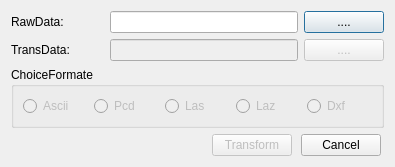
<?xml version="1.0" encoding="UTF-8"?>
<ui version="4.0">
 <class>FormateTransformDialog</class>
 <widget class="QDialog" name="FormateTransformDialog">
  <property name="geometry">
   <rect>
    <x>0</x>
    <y>0</y>
    <width>395</width>
    <height>155</height>
   </rect>
  </property>
  <property name="windowTitle">
   <string>FormateTransform</string>
  </property>
  <layout class="QGridLayout" name="gridLayout_3">
   <item row="0" column="0">
    <widget class="QLabel" name="label">
     <property name="text">
      <string>RawData:</string>
     </property>
    </widget>
   </item>
   <item row="0" column="1" colspan="2">
    <widget class="QLineEdit" name="rawLineEdit"/>
   </item>
   <item row="0" column="3">
    <widget class="QPushButton" name="rawPushButton">
     <property name="enabled">
      <bool>true</bool>
     </property>
     <property name="sizePolicy">
      <sizepolicy hsizetype="Fixed" vsizetype="Fixed">
       <horstretch>0</horstretch>
       <verstretch>0</verstretch>
      </sizepolicy>
     </property>
     <property name="text">
      <string>....</string>
     </property>
    </widget>
   </item>
   <item row="1" column="0">
    <widget class="QLabel" name="label_2">
     <property name="text">
      <string>TransData:</string>
     </property>
    </widget>
   </item>
   <item row="1" column="1" colspan="2">
    <widget class="QLineEdit" name="transLineEdit">
     <property name="enabled">
      <bool>false</bool>
     </property>
    </widget>
   </item>
   <item row="1" column="3">
    <widget class="QPushButton" name="transPushButton">
     <property name="enabled">
      <bool>false</bool>
     </property>
     <property name="sizePolicy">
      <sizepolicy hsizetype="Fixed" vsizetype="Fixed">
       <horstretch>0</horstretch>
       <verstretch>0</verstretch>
      </sizepolicy>
     </property>
     <property name="text">
      <string>....</string>
     </property>
    </widget>
   </item>
   <item row="2" column="0" colspan="4">
    <widget class="QGroupBox" name="groupBox">
     <property name="title">
      <string>ChoiceFormate</string>
     </property>
     <layout class="QGridLayout" name="gridLayout">
      <item row="0" column="0">
       <widget class="QRadioButton" name="asciiRadioButton">
        <property name="enabled">
         <bool>false</bool>
        </property>
        <property name="text">
         <string>Ascii</string>
        </property>
       </widget>
      </item>
      <item row="0" column="1">
       <widget class="QRadioButton" name="pcdRadioButton">
        <property name="enabled">
         <bool>false</bool>
        </property>
        <property name="text">
         <string>Pcd</string>
        </property>
       </widget>
      </item>
      <item row="0" column="2">
       <widget class="QRadioButton" name="lasRadioButton">
        <property name="enabled">
         <bool>false</bool>
        </property>
        <property name="text">
         <string>Las</string>
        </property>
       </widget>
      </item>
      <item row="0" column="3">
       <widget class="QRadioButton" name="lazRadioButton">
        <property name="enabled">
         <bool>false</bool>
        </property>
        <property name="text">
         <string>Laz</string>
        </property>
       </widget>
      </item>
      <item row="0" column="4">
       <widget class="QRadioButton" name="dxfRadioButton">
        <property name="enabled">
         <bool>false</bool>
        </property>
        <property name="text">
         <string>Dxf</string>
        </property>
       </widget>
      </item>
     </layout>
    </widget>
   </item>
   <item row="3" column="0" colspan="2">
    <spacer name="horizontalSpacer">
     <property name="orientation">
      <enum>Qt::Horizontal</enum>
     </property>
     <property name="sizeHint" stdset="0">
      <size>
       <width>192</width>
       <height>20</height>
      </size>
     </property>
    </spacer>
   </item>
   <item row="3" column="2" colspan="2">
    <layout class="QGridLayout" name="gridLayout_2">
     <item row="0" column="0">
      <widget class="QPushButton" name="transformPushButton">
       <property name="enabled">
        <bool>false</bool>
       </property>
       <property name="sizePolicy">
        <sizepolicy hsizetype="Fixed" vsizetype="Fixed">
         <horstretch>0</horstretch>
         <verstretch>0</verstretch>
        </sizepolicy>
       </property>
       <property name="text">
        <string>Transform</string>
       </property>
      </widget>
     </item>
     <item row="0" column="1">
      <widget class="QPushButton" name="cancelPushButton">
       <property name="sizePolicy">
        <sizepolicy hsizetype="Fixed" vsizetype="Fixed">
         <horstretch>0</horstretch>
         <verstretch>0</verstretch>
        </sizepolicy>
       </property>
       <property name="text">
        <string>Cancel</string>
       </property>
      </widget>
     </item>
    </layout>
   </item>
  </layout>
 </widget>
 <resources/>
 <connections>
  <connection>
   <sender>cancelPushButton</sender>
   <signal>clicked()</signal>
   <receiver>FormateTransformDialog</receiver>
   <slot>reject()</slot>
   <hints>
    <hint type="sourcelabel">
     <x>378</x>
     <y>144</y>
    </hint>
    <hint type="destinationlabel">
     <x>161</x>
     <y>126</y>
    </hint>
   </hints>
  </connection>
  <connection>
   <sender>transformPushButton</sender>
   <signal>clicked()</signal>
   <receiver>FormateTransformDialog</receiver>
   <slot>accept()</slot>
   <hints>
    <hint type="sourcelabel">
     <x>291</x>
     <y>144</y>
    </hint>
    <hint type="destinationlabel">
     <x>198</x>
     <y>154</y>
    </hint>
   </hints>
  </connection>
  <connection>
   <sender>asciiRadioButton</sender>
   <signal>toggled(bool)</signal>
   <receiver>transformPushButton</receiver>
   <slot>setEnabled(bool)</slot>
   <hints>
    <hint type="sourcelabel">
     <x>42</x>
     <y>104</y>
    </hint>
    <hint type="destinationlabel">
     <x>291</x>
     <y>144</y>
    </hint>
   </hints>
  </connection>
  <connection>
   <sender>pcdRadioButton</sender>
   <signal>toggled(bool)</signal>
   <receiver>transformPushButton</receiver>
   <slot>setEnabled(bool)</slot>
   <hints>
    <hint type="sourcelabel">
     <x>148</x>
     <y>104</y>
    </hint>
    <hint type="destinationlabel">
     <x>291</x>
     <y>144</y>
    </hint>
   </hints>
  </connection>
  <connection>
   <sender>lasRadioButton</sender>
   <signal>toggled(bool)</signal>
   <receiver>transformPushButton</receiver>
   <slot>setEnabled(bool)</slot>
   <hints>
    <hint type="sourcelabel">
     <x>230</x>
     <y>104</y>
    </hint>
    <hint type="destinationlabel">
     <x>291</x>
     <y>144</y>
    </hint>
   </hints>
  </connection>
  <connection>
   <sender>lazRadioButton</sender>
   <signal>toggled(bool)</signal>
   <receiver>transformPushButton</receiver>
   <slot>setEnabled(bool)</slot>
   <hints>
    <hint type="sourcelabel">
     <x>302</x>
     <y>104</y>
    </hint>
    <hint type="destinationlabel">
     <x>291</x>
     <y>144</y>
    </hint>
   </hints>
  </connection>
  <connection>
   <sender>dxfRadioButton</sender>
   <signal>toggled(bool)</signal>
   <receiver>transformPushButton</receiver>
   <slot>setEnabled(bool)</slot>
   <hints>
    <hint type="sourcelabel">
     <x>333</x>
     <y>96</y>
    </hint>
    <hint type="destinationlabel">
     <x>248</x>
     <y>138</y>
    </hint>
   </hints>
  </connection>
 </connections>
</ui>
